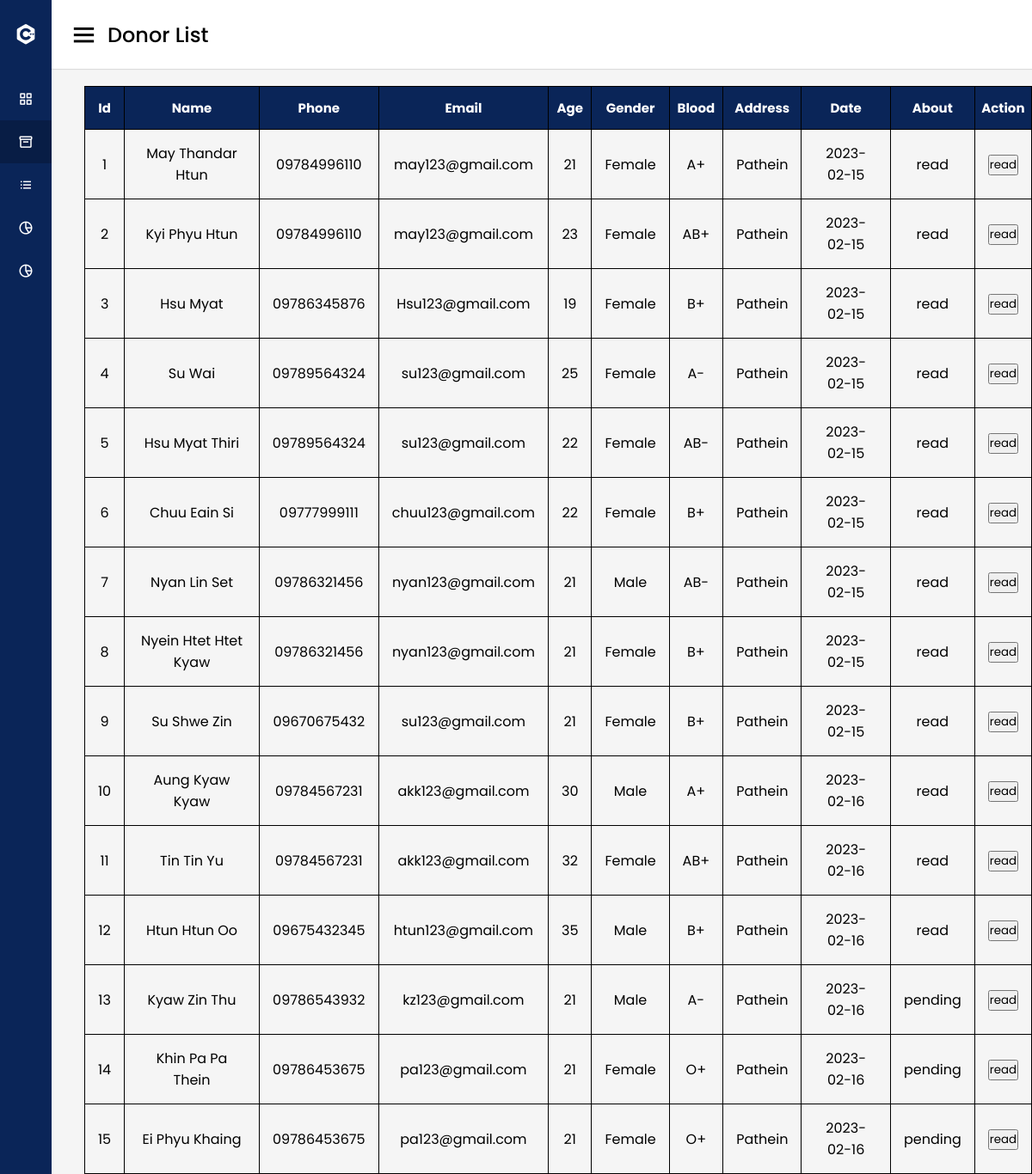
Page /Dashboard_donor.php on the committed database.
### tables this page shows
CREATE TABLE `donor_detail` (
  `donor_id` int(11) NOT NULL,
  `donor_name` varchar(100) NOT NULL,
  `donor_phone` varchar(50) NOT NULL,
  `donor_email` varchar(100) NOT NULL,
  `donor_age` varchar(50) NOT NULL,
  `donor_gender` varchar(50) NOT NULL,
  `donor_blood` varchar(50) NOT NULL,
  `donor_address` varchar(200) NOT NULL,
  `donor_date` varchar(100) NOT NULL,
  `donor_about` varchar(50) NOT NULL
);

### Dashboard_donor.php (the view, shortened to what this page needs)
<!DOCTYPE html>
<html lang="en" dir="ltr">
  <head>
    <link rel="stylesheet" href="dashboard_style.css">
    <link href='https://unpkg.com/boxicons@2.0.7/css/boxicons.min.css' rel='stylesheet'>
   </head>
<body>
  <div class="sidebar">
    <div class="logo-details">
      <i class='bx bxl-c-plus-plus'></i>
      <span class="logo_name">Blood Bank Admin Panel</span>
    </div>
      <ul class="nav-links">
        <li>
          <a href="Dashboard.php" >
            <i class='bx bx-grid-alt' ></i>
            <span class="links_name">Dashboard</span>
          </a>
        </li>
        <li>
          <a href="Dashboard_donor.php" class="active">
            <i class='bx bx-box' ></i>
            <span class="links_name">Donor List</span>
          </a>
        </li>
        <li>
          <a href="Dashboard_receiver.php">
            <i class='bx bx-list-ul' ></i>
            <span class="links_name">Receiver List</span>
          </a>
        </li>
        <li>
          <a href="Dashboard_bloodbank.php">
            <i class='bx bx-pie-chart-alt-2' ></i>
            <span class="links_name">Blood Bank</span>
          </a>
        </li>
        <li>
          <a href="Dashboard_blood.php" >
            <i class='bx bx-pie-chart-alt-2' ></i>
            <span class="links_name">Blood</span>
          </a>
        </li>
      </ul>
  </div>
  <section class="home-section">
    <nav>
      <div class="sidebar-button">
        <i class='bx bx-menu sidebarBtn'></i>
        <span >Donor List</span>
      </div>
    </nav>
    <br><br><br><br>
  <div style="overflow-y: auto;">
    <table >
      <tr id="tt">
        <th>Id</th>
        <th>Name</th>
        <th>Phone</th>
        <th>Email</th>
        <th>Age</th>
        <th>Gender</th>
        <th>Blood</th>
        <th>Address</th>
        <th>Date</th>
        <th>About</th>
        <th>Action</th>
      </tr>
      <?php
      $conn=mysqli_connect("localhost","root","","mydb");
      $result=mysqli_query($conn,"call view_donor_list()");
      if(mysqli_num_rows($result)>0)
      {
        while($row=mysqli_fetch_assoc($result)){ ?>
          <tr>
            <td><?php echo $row["donor_id"]; ?></td>
            <td><?php echo $row["donor_name"]; ?></td>
            <td><?php echo $row["donor_phone"]; ?></td>
            <td><?php echo $row["donor_email"]; ?></td>
            <td><?php echo $row["donor_age"]; ?></td>
            <td><?php echo $row["donor_gender"]; ?></td>
            <td><?php echo $row["donor_blood"]; ?></td>
            <td><?php echo $row["donor_address"]; ?></td>
            <td><?php echo $row["donor_date"]; ?></td>
            <td><?php echo $row["donor_about"]; ?></td>
            <td>
              <form action="add_donor.php" method="post">
                <input type="submit" name="read" value="read">
              </form>
            </td>
          </tr>
        <?php }
      }
      ?>
    </table>
  </div>
  </section>
</body>
</html>

### dashboard_style.css (style rules this page uses)
* { margin: 0; padding: 0; box-sizing: border-box; font-family: 'Poppins', sans-serif; }
.sidebar { position: fixed; height: 100%; width: 240px; background: #0A2558; transition: all 0.5s ease; }
.sidebar .logo-details { height: 80px; display: flex; align-items: center; }
.sidebar .logo-details i { font-size: 28px; font-weight: 500; color: #fff; min-width: 60px; text-align: center }
.sidebar .logo-details .logo_name { color: #fff; font-size: 24px; font-weight: 500; }
.sidebar .nav-links { margin-top: 10px; }
.sidebar .nav-links li { position: relative; list-style: none; height: 50px; }
.sidebar .nav-links li a { height: 100%; width: 100%; display: flex; align-items: center; text-decoration: none; transition: all 0.4s ease; }
.sidebar .nav-links li a.active { background: #081D45; }
.sidebar .nav-links li i { min-width: 60px; text-align: center; font-size: 18px; color: #fff; }
.sidebar .nav-links li a .links_name { color: #fff; font-size: 15px; font-weight: 400; white-space: nowrap; }
.home-section { position: relative; background: #f5f5f5; min-height: 100vh; width: calc(100% - 240px); left: 240px; transition: all 0.5s ease; }
.home-section nav { display: flex; justify-content: space-between; height: 80px; background: #fff; display: flex; align-items: center; position: fixed; width: calc(100% - 240px); left: 240px; z-index: 100; padding: 0 20px; box-shadow: 0 1px 1px rgba(0, 0, 0, 0.1); transition: all 0.5s ease; }
.home-section nav .sidebar-button { display: flex; align-items: center; font-size: 24px; font-weight: 500; }
nav .sidebar-button i { font-size: 35px; margin-right: 10px; }
@media (max-width: 1240px) { .sidebar { width: 60px; } }
@media (max-width: 1240px) { .home-section { width: calc(100% - 60px); left: 60px; } }
@media (max-width: 1240px) { .home-section nav { width: calc(100% - 60px); left: 60px; } }

### Dashboard_donor.php (style rules this page uses)
table,th,td { border: 1px solid black; border-collapse: collapse; text-align: center; }
td { padding: 15px; }
table { margin-left: 38px; }
#tt { height: 50px; background-color: #0A2558; color: white; font-size: 15px; }

### rows in the picture
donor_detail: donor_id "1", donor_name "May Thandar Htun", donor_phone "09784996110", donor_email "may123@gmail.com", donor_age "21", donor_gender "Female", donor_blood "A+", donor_address "Pathein", donor_date "2023-02-15", donor_about "read"
donor_detail: donor_id "2", donor_name "Kyi Phyu Htun", donor_phone "09784996110", donor_email "may123@gmail.com", donor_age "23", donor_gender "Female", donor_blood "AB+", donor_address "Pathein", donor_date "2023-02-15", donor_about "read"
donor_detail: donor_id "3", donor_name "Hsu Myat", donor_phone "09786345876", donor_email "Hsu123@gmail.com", donor_age "19", donor_gender "Female", donor_blood "B+", donor_address "Pathein", donor_date "2023-02-15", donor_about "read"
donor_detail: donor_id "4", donor_name "Su Wai", donor_phone "09789564324", donor_email "su123@gmail.com", donor_age "25", donor_gender "Female", donor_blood "A-", donor_address "Pathein", donor_date "2023-02-15", donor_about "read"
donor_detail: donor_id "5", donor_name "Hsu Myat Thiri", donor_phone "09789564324", donor_email "su123@gmail.com", donor_age "22", donor_gender "Female", donor_blood "AB-", donor_address "Pathein", donor_date "2023-02-15", donor_about "read"
donor_detail: donor_id "6", donor_name "Chuu Eain Si", donor_phone "09777999111", donor_email "chuu123@gmail.com", donor_age "22", donor_gender "Female", donor_blood "B+", donor_address "Pathein", donor_date "2023-02-15", donor_about "read"
donor_detail: donor_id "7", donor_name "Nyan Lin Set", donor_phone "09786321456", donor_email "nyan123@gmail.com", donor_age "21", donor_gender "Male", donor_blood "AB-", donor_address "Pathein", donor_date "2023-02-15", donor_about "read"
donor_detail: donor_id "8", donor_name "Nyein Htet Htet Kyaw", donor_phone "09786321456", donor_email "nyan123@gmail.com", donor_age "21", donor_gender "Female", donor_blood "B+", donor_address "Pathein", donor_date "2023-02-15", donor_about "read"
donor_detail: donor_id "9", donor_name "Su Shwe Zin", donor_phone "09670675432", donor_email "su123@gmail.com", donor_age "21", donor_gender "Female", donor_blood "B+", donor_address "Pathein", donor_date "2023-02-15", donor_about "read"
donor_detail: donor_id "10", donor_name "Aung Kyaw Kyaw", donor_phone "09784567231", donor_email "akk123@gmail.com", donor_age "30", donor_gender "Male", donor_blood "A+", donor_address "Pathein", donor_date "2023-02-16", donor_about "read"
donor_detail: donor_id "11", donor_name "Tin Tin Yu", donor_phone "09784567231", donor_email "akk123@gmail.com", donor_age "32", donor_gender "Female", donor_blood "AB+", donor_address "Pathein", donor_date "2023-02-16", donor_about "read"
donor_detail: donor_id "12", donor_name "Htun Htun Oo", donor_phone "09675432345", donor_email "htun123@gmail.com", donor_age "35", donor_gender "Male", donor_blood "B+", donor_address "Pathein", donor_date "2023-02-16", donor_about "read"
donor_detail: donor_id "13", donor_name "Kyaw Zin Thu", donor_phone "09786543932", donor_email "kz123@gmail.com", donor_age "21", donor_gender "Male", donor_blood "A-", donor_address "Pathein", donor_date "2023-02-16", donor_about "pending"
donor_detail: donor_id "14", donor_name "Khin Pa Pa Thein", donor_phone "09786453675", donor_email "pa123@gmail.com", donor_age "21", donor_gender "Female", donor_blood "O+", donor_address "Pathein", donor_date "2023-02-16", donor_about "pending"
donor_detail: donor_id "15", donor_name "Ei Phyu Khaing", donor_phone "09786453675", donor_email "pa123@gmail.com", donor_age "21", donor_gender "Female", donor_blood "O+", donor_address "Pathein", donor_date "2023-02-16", donor_about "pending"
